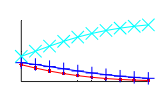
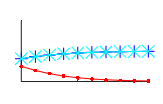
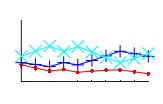
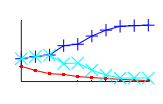

These charts were generated, in order, by the following MATLAB code:
% Shape Game probability matching model

clear all;
close all;

nRounds = 10;   % Number of observed rounds
nConditions = 3;    % Number of different observed sequeces
nOutcomes = 3;      % Number of different outcomes in each round
nModels = 3;    % Number of different models (or cards)
            
% Different rount outcomes
C = 1;      % Consistent
V1 = 2;     % Violation 1 (response matches box 1)
V2 = 3;     % Violation 2 (response matches box 2)

% Sequences of outcomes for the different conditions
outcomes = [C C C C C C C C C C;
            C C C V1 C V1 V1 V1 C C;
            C C C V1 C V1 V1 V2 C C];

% Info version
a = 1;
% Conditional probabilty table showing probability of outcomes
% given each card
cpd = zeros(nModels,nOutcomes);
% Model 1: both boxes observed
evC = 2 / (2+1+1);
evV1 = 1 / (2+1+1);
evV2 = 1 / (2+1+1);
cpd(1,C) = evC^a / (evC^a + evV1^a + evV2^a);
cpd(1,V1) = evV1^a / (evC^a + evV1^a + evV2^a);
cpd(1,V2) = evV2^a / (evC^a + evV1^a + evV2^a);
% Model 1: box 2 observed
evC = 2*(1/2) + 1*(1/2);
evV1 = 2*(1/2) + 1*(1/2);
evV2 = 1;
cpd(2,C) = evC^a / (evC^a + evV1^a + evV2^a);
cpd(2,V1) = evV1^a / (evC^a + evV1^a + evV2^a);
cpd(2,V2) = evV2^a / (evC^a + evV1^a + evV2^a);
% Model 3: no box observed
cpd(3,:) = [1/3 1/3 1/3];

% For each round, compute the cumulative probability of each
% card (model)
probabilitiesInfo = zeros(nModels,nRounds,nConditions);

for c=1:nConditions
    for r=1:nRounds
        % Compute the unormalized likelihoods of each model given the
        % sequence so far
        p = ones(3,1);
        for rpast=1:r
            p(1) = p(1) * cpd(1,outcomes(c,rpast));
            p(2) = p(2) * cpd(2,outcomes(c,rpast));
            p(3) = p(3) * cpd(3,outcomes(c,rpast));
        end
        probabilitiesInfo(:,r,c) = p / sum(p);
    end
end


% Util version

% Conditional probabilty table showing probability of outcomes
% given each card
cpd = zeros(nModels,nOutcomes);
% Model 1: both boxes observed
cpd(1,C) = 20^a / (20^a+10^a+10^a);
cpd(1,V1) = 10^a / (20^a+10^a+10^a);
cpd(1,V2) = 10^a / (20^a+10^a+10^a);
% Model 1: box 2 observed
cpd(2,C) = 10^a / (10^a+10^a+0^a);
cpd(2,V1) = 10^a / (10^a+10^a+0^a);
cpd(2,V2) =  0^a;
% Model 3: no box observed
cpd(3,:) = [1/3 1/3 1/3];

% For each round, compute the cumulative probability of each
% card (model)
probabilitiesUtil = zeros(nModels,nRounds,nConditions);

for c=1:nConditions
    for r=1:nRounds
        % Compute the unormalized likelihoods of each model given the
        % sequence so far
        p = ones(3,1);
        for rpast=1:r
            p(1) = p(1) * cpd(1,outcomes(c,rpast));
            p(2) = p(2) * cpd(2,outcomes(c,rpast));
            p(3) = p(3) * cpd(3,outcomes(c,rpast));
        end
        probabilitiesUtil(:,r,c) = p / sum(p);
    end
end

% Plot the results

figuresize = [0 0 1.1 0.7];

for c=1:nConditions
    matchinfomodelfigures(c) = figure();
    set(gcf, 'PaperUnits', 'inches');
    set(gcf, 'PaperPosition', figuresize);
    
    axis([1 10 0 1]);
    hold on;
    plot(1:10, probabilitiesInfo(3,:,c), 'r.-');
    plot(1:10, probabilitiesInfo(2,:,c), 'b+-');
    plot(1:10, probabilitiesInfo(1,:,c), 'cx-');
    box off;
    set(gca, 'YTick', [0 0.5 1]);
    set(gca, 'YTickLabel', {});
    set(gca, 'XTick', 1:1:10);
    set(gca, 'XTickLabel', {});
    set(gca,'fontsize',8);
    hold off;
    
    matchutilmodelfigures(c) = figure();
    set(gcf, 'PaperUnits', 'inches');
    set(gcf, 'PaperPosition', figuresize);
    
    axis([1 10 0 1]);
    hold on;
    plot(1:10, probabilitiesUtil(3,:,c), 'r.-');
    plot(1:10, probabilitiesUtil(2,:,c), 'b+-');
    plot(1:10, probabilitiesUtil(1,:,c), 'cx-');
    box off;
    set(gca, 'YTick', [0 0.5 1]);
    set(gca, 'YTickLabel', {});
    set(gca, 'XTick', 1:1:10);
    set(gca, 'XTickLabel', {});
    set(gca,'fontsize',8);
    hold off;
end

%figure(matchinfomodelfigures(1));
%print -depsc expt1matchmodel1;
%figure(matchinfomodelfigures(2));
%print -depsc expt1matchmodel2;
%figure(matchinfomodelfigures(3));
%print -depsc expt1matchmodel3;
%figure(matchutilmodelfigures(1));
%print -depsc expt2matchmodel1;
%figure(matchutilmodelfigures(2));
%print -depsc expt2matchmodel2;
%figure(matchutilmodelfigures(3));
%print -depsc expt2matchmodel3;

% Save the model predictions
matchpreds = {probabilitiesInfo; probabilitiesUtil};
%save matchmodelpredictions matchpreds;
